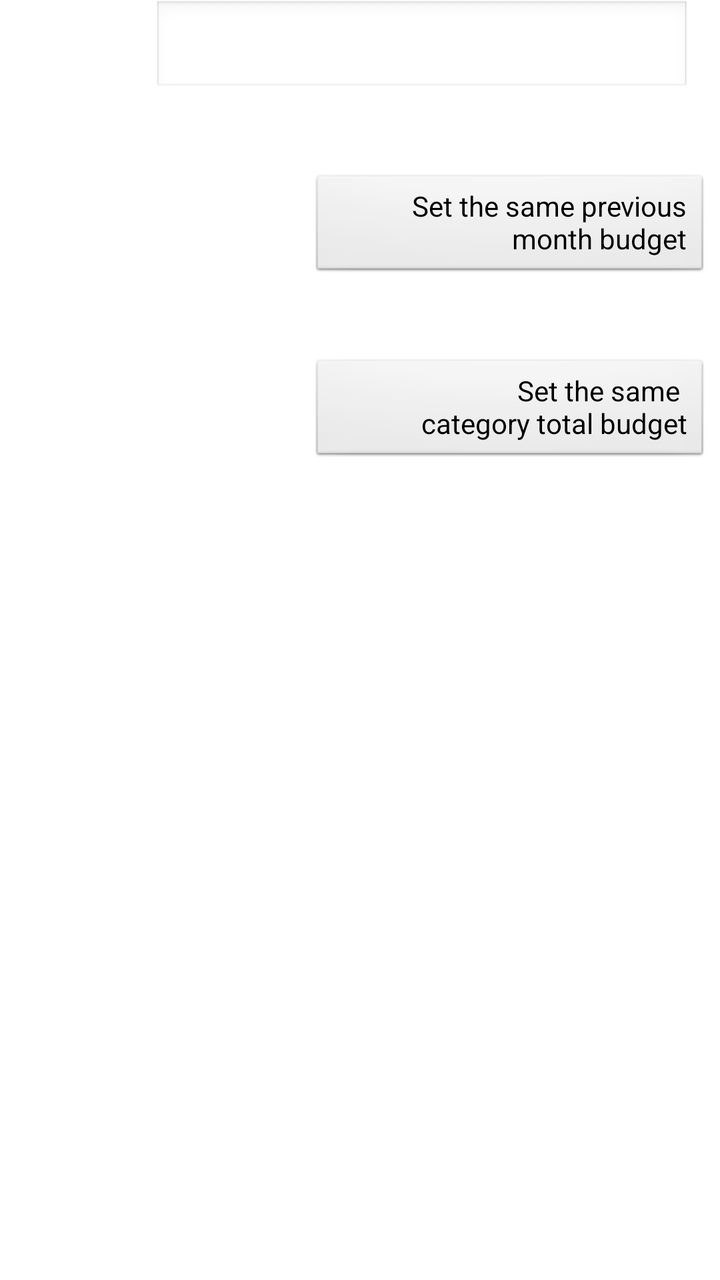
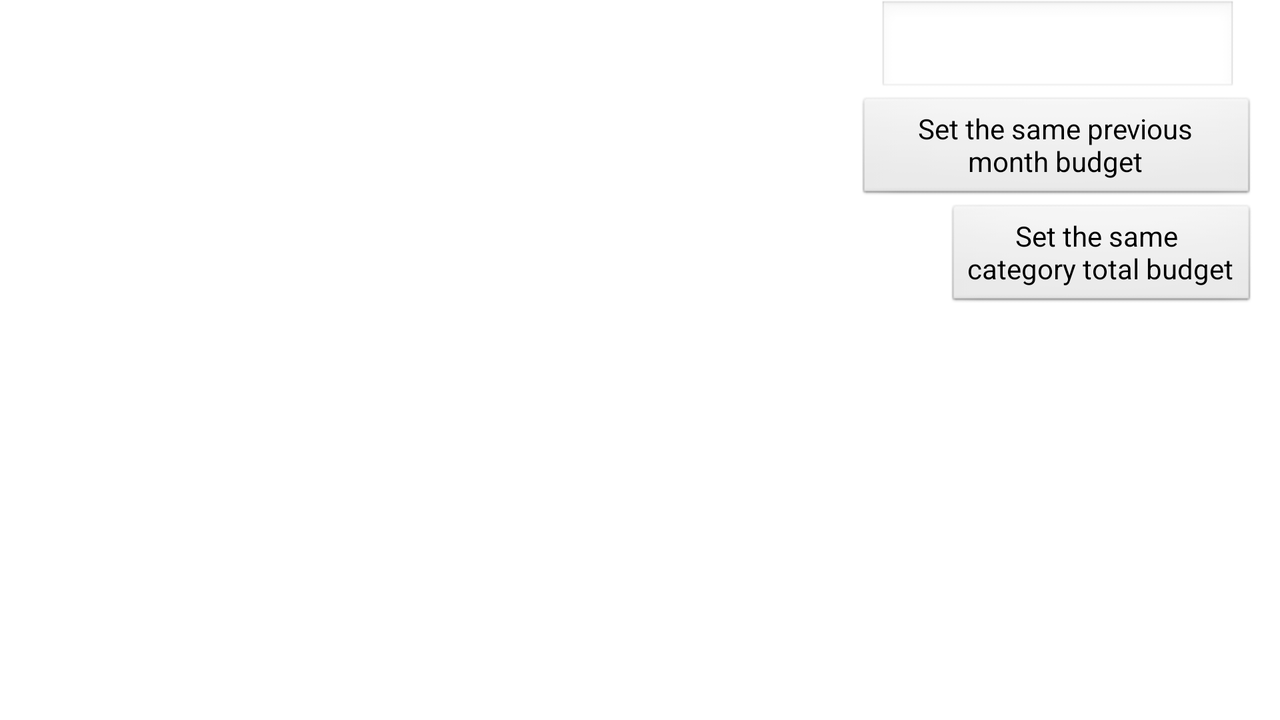

The same Android screen from two of the app's own layout files: first res/layout/ as a phone draws it, then the author's variant for another configuration, drawn on a device whose configuration selects that folder. Both files follow.
<!-- AndroidManifest.xml: application theme android:Theme.Light -->
<!-- res/layout/manage_budget_record.xml -->
<?xml version="1.0" encoding="utf-8"?>


<LinearLayout
	android:id="@+id/layout_root"
	xmlns:android="http://schemas.android.com/apk/res/android"
	android:layout_width="fill_parent"
	android:layout_height="fill_parent"
	android:orientation="vertical"
	android:paddingLeft="5dip"
	android:paddingRight="5dip"
>

	<LinearLayout
		android:layout_width="fill_parent"
		android:layout_height="wrap_content"
		android:orientation="horizontal"
	>
		<TextView
			style="@style/LightDialogText"
			android:layout_width="wrap_content"
			android:layout_height="wrap_content"
			android:text="@string/manage_budget_budget"
		>
		</TextView>
		
		<TextView
			android:id="@+id/currency_unit_front"
			style="@style/LightDialogText"
			android:layout_width="wrap_content"
			android:layout_height="wrap_content"
			android:layout_marginLeft="10dip"
		>
		</TextView>
		<EditText
			android:id="@+id/input_value"
			android:layout_width="140dip"
			android:layout_height="wrap_content"
			android:focusable="true"
			android:inputType="numberDecimal"
			android:gravity="right"
			android:layout_weight="1"
		>
		</EditText>
		<TextView
			android:id="@+id/currency_unit_back"
			style="@style/LightDialogText"
			android:layout_width="wrap_content"
			android:layout_height="wrap_content"
			android:layout_marginLeft="10dip"
		>
		</TextView>
	</LinearLayout>

	<LinearLayout
		android:layout_width="fill_parent"
		android:layout_height="wrap_content"
		android:orientation="horizontal"
		android:layout_marginTop="10dip"
	>
		<TextView
			style="@style/LightDialogText"
			android:layout_width="wrap_content"
			android:layout_height="wrap_content"
			android:text="@string/manage_budget_prev_month"
			android:layout_gravity="center_vertical"
		>
		</TextView>
		<TextView
			style="@style/LightDialogText"
			android:id="@+id/previous_month_budget_price"
			android:layout_width="160dip"
			android:layout_height="wrap_content"
			android:gravity="right"
			android:layout_weight="1"
			android:textSize="16sp"
		>
		</TextView>
	</LinearLayout>
	<LinearLayout
		android:layout_width="fill_parent"
		android:layout_height="wrap_content"
		android:orientation="horizontal"
		android:gravity="right"
	>
		<Button
			android:id="@+id/copy_previous_budget_price"
			android:layout_width="200dip"
			android:layout_height="wrap_content"
			android:text="@string/prev_month_same_budget_setting"
			android:layout_marginTop="7dip"
			android:gravity="right|center_vertical"
		>

		</Button>
	</LinearLayout>


	<LinearLayout
		android:id="@+id/one_month_budget_setting_area_1"
		android:layout_width="fill_parent"
		android:layout_height="wrap_content"
		android:orientation="horizontal"
		android:layout_marginTop="10dip"
	>
		<TextView
			style="@style/LightDialogText"
			android:layout_width="wrap_content"
			android:layout_height="wrap_content"
			android:text="@string/manage_budget_category_total_budget"
			android:layout_gravity="center_vertical"
		>
		</TextView>
		<TextView
			style="@style/LightDialogText"
			android:id="@+id/kakeibo_total_budget_price"
			android:layout_width="160dip"
			android:layout_height="wrap_content"
			android:gravity="right"
			android:layout_weight="1"
			android:textSize="16sp"
		>
		</TextView>
	</LinearLayout>
	<LinearLayout
		android:id="@+id/one_month_budget_setting_area_2"
		android:layout_width="fill_parent"
		android:layout_height="wrap_content"
		android:orientation="horizontal"
		android:gravity="right"
	>
		<Button
			android:id="@+id/copy_kakeibo_total_budget_price"
			android:layout_width="200dip"
			android:layout_height="wrap_content"
			android:text="@string/manage_budget_same_category_total_budget"
			android:layout_marginTop="7dip"
			android:gravity="right|center_vertical"
		>

		</Button>
	</LinearLayout>

</LinearLayout>
<!-- resources referenced by this layout -->
<resources>
  <string name="manage_budget_budget">Budget　　　：</string>
  <string name="manage_budget_category_total_budget">Category total budget：</string>
  <string name="manage_budget_prev_month">Prev month budget：</string>
  <string name="manage_budget_same_category_total_budget">Set the same \ncategory total budget</string>
  <string name="prev_month_same_budget_setting">Set the same previous month budget</string>
  <style name="LightDialogText"> 
  		<item name="android:textColor">@color/WHITE</item>
  	</style>
  <color name="WHITE">#FFFFFF</color>
</resources>
<!-- res/layout-land/manage_budget_record.xml (the author's variant of the layout above) -->
<!-- drawn on the phone turned sideways -->
<?xml version="1.0" encoding="utf-8"?>


<LinearLayout
	android:id="@+id/layout_root"
	xmlns:android="http://schemas.android.com/apk/res/android"
	android:layout_width="fill_parent"
	android:layout_height="fill_parent"
	android:orientation="vertical"
	android:paddingLeft="5dip"
	android:paddingRight="5dip"
>
	<ScrollView
		android:layout_width="fill_parent"
		android:layout_height="fill_parent"
		android:scrollbarStyle="insideInset"
	>

		<LinearLayout
			android:layout_width="fill_parent"
			android:layout_height="fill_parent"
			android:orientation="vertical"
		>
			<LinearLayout
				android:layout_width="fill_parent"
				android:layout_height="wrap_content"
				android:orientation="horizontal"
			>
				<TextView
					style="@style/LightDialogText"
					android:layout_width="wrap_content"
					android:layout_height="wrap_content"
					android:text="@string/manage_budget_budget"
					android:layout_weight="1"
				>
				</TextView>
				
				<TextView
					android:id="@+id/currency_unit_front"
					style="@style/LightDialogText"
					android:layout_width="wrap_content"
					android:layout_height="wrap_content"
					android:layout_marginLeft="10dip"
				>
				</TextView>
				<EditText
					android:id="@+id/input_value"
					android:layout_width="179dip"
					android:layout_height="wrap_content"
					android:focusable="true"
					android:inputType="numberDecimal"
					android:gravity="right"
				>
				</EditText>
				<TextView
					android:id="@+id/currency_unit_back"
					style="@style/LightDialogText"
					android:layout_width="wrap_content"
					android:layout_height="wrap_content"
					android:layout_marginLeft="10dip"
				>
				</TextView>
			</LinearLayout>

			<LinearLayout
				android:layout_width="fill_parent"
				android:layout_height="wrap_content"
				android:orientation="horizontal"
				android:gravity="center_vertical"
			>
				<LinearLayout
					android:layout_width="wrap_content"
					android:layout_height="wrap_content"
					android:orientation="vertical"
					android:layout_weight="1"
				>
					<TextView
						style="@style/LightDialogText"
						android:layout_width="fill_parent"
						android:layout_height="wrap_content"
						android:text="@string/manage_budget_prev_month"
						android:layout_gravity="center_vertical"
					>
					</TextView>
					<TextView
						style="@style/LightDialogText"
						android:id="@+id/previous_month_budget_price"
						android:layout_width="fill_parent"
						android:layout_height="wrap_content"
						android:gravity="right"
						android:layout_gravity="center_vertical"
						android:textSize="16sp"
					>
					</TextView>
				</LinearLayout>
				<Button
					android:id="@+id/copy_previous_budget_price"
					android:layout_width="200dip"
					android:layout_height="wrap_content"
					android:text="@string/prev_month_same_budget_setting"
					android:layout_gravity="right|center_vertical"
				>
				</Button>
			</LinearLayout>


			<LinearLayout
				android:id="@+id/one_month_budget_setting_area_1"
				android:layout_width="fill_parent"
				android:layout_height="wrap_content"
				android:orientation="horizontal"
				android:gravity="center_vertical"
			>
				<LinearLayout
					android:layout_width="wrap_content"
					android:layout_height="wrap_content"
					android:orientation="vertical"
					android:layout_weight="1"
				>
					<TextView
						style="@style/LightDialogText"
						android:layout_width="fill_parent"
						android:layout_height="wrap_content"
						android:text="@string/manage_budget_category_total_budget"
						android:layout_gravity="center_vertical"
					>
					</TextView>
					<TextView
						style="@style/LightDialogText"
						android:id="@+id/kakeibo_total_budget_price"
						android:layout_width="fill_parent"
						android:layout_height="wrap_content"
						android:gravity="right"
						android:layout_gravity="center_vertical"
						android:textSize="16sp"
					>
					</TextView>
				</LinearLayout>
				<Button
					android:id="@+id/copy_kakeibo_total_budget_price"
					android:layout_width="wrap_content"
					android:layout_height="wrap_content"
					android:text="@string/manage_budget_same_category_total_budget"
					android:layout_gravity="right|center_vertical"
				>
				</Button>

			</LinearLayout>
			<TextView
				android:layout_width="440dip"
				android:layout_height="1px"
			>
			</TextView>
		</LinearLayout>
	</ScrollView>
</LinearLayout>
